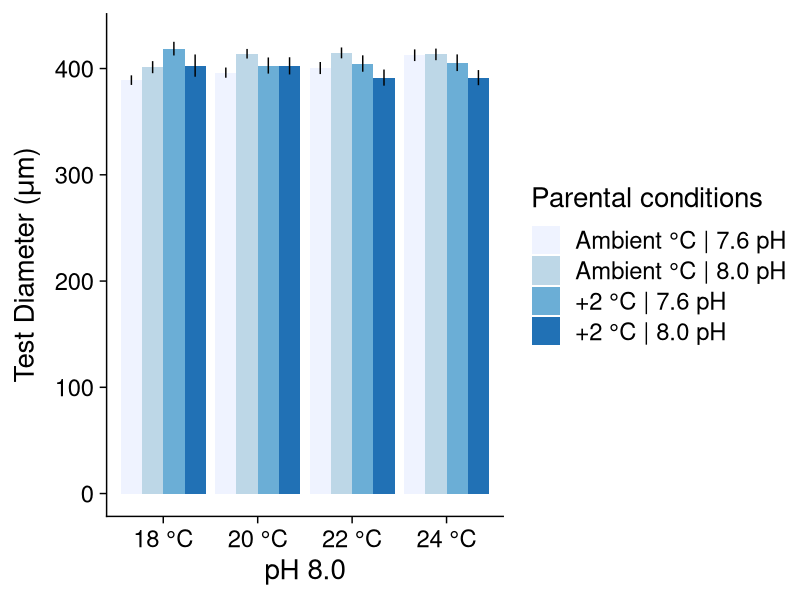

This figure's R source: (Note: this script raises an error after producing the figure.)
# Script written by Januar Harianto

# Load main packages -----
library(tidyverse)

# Load data -----
dt <- readxl::read_excel("input/ch_larval/larval_growth_2015.xlsx") %>%
  mutate(parent_temp = factor(parent_temp)) %>%
  mutate(parent_ph = factor(parent_ph)) %>%
  print()

# Data wrangling -----

summdt <-
  dt %>%
  group_by(parent, parent_temp, parent_ph, f0_temp, f0_ph) %>%
  summarise(mean = mean(diameter_um),
            sd = sd(diameter_um),
            se = sd/sqrt(30)) %>%
  print()

## Filter out f0_ph

dta <-
  dt %>%
  filter(f0_ph == 8) %>%
  group_by(parent, parent_temp, parent_ph, f0_temp, f0_ph) %>%
  summarise(mean = mean(diameter_um),
            sd = sd(diameter_um),
            se = sd/sqrt(30)) %>%
  print()

dtb <-
  dt %>%
  filter(f0_ph == 7.6) %>%
  group_by(parent, parent_temp, parent_ph, f0_temp, f0_ph) %>%
  summarise(mean = mean(diameter_um),
            sd = sd(diameter_um),
            se = sd/sqrt(30)) %>%
  print()


## get summary

dta %>%
  group_by(f0_ph) %>%
  summarise(average = mean(mean))

dtb %>%
  group_by(f0_ph) %>%
  summarise(average = mean(mean))

# Data plotting -----

# ggplot(summdt, aes(factor(f0_temp), mean, fill = parent)) +
#   geom_bar(stat = "identity", width = 1, position = position_dodge(1)) +
#   geom_errorbar(aes(ymax = mean + se, ymin = mean - se),
#                 position = position_dodge(1), width = 0) +
#   facet_wrap(~ f0_ph, strip.position = "bottom") +
#   theme(panel.spacing = unit(1, "lines"),
#         strip.background = element_blank(),
#         strip.placement = "outside") +
#   cowplot::theme_cowplot() +
#   scale_fill_brewer() +
#   geom_blank()

p1 <- ggplot(dta, aes(f0_temp, mean, fill = parent)) +
  geom_bar(stat = "identity", position = "dodge") +
  geom_errorbar(aes(ymax = mean + se, ymin = mean - se),
                position = position_dodge(.9), width = 0) +
  ylim(0, 430) +
  cowplot::theme_cowplot(font_size = 20) +
  scale_fill_brewer(name = "Parental conditions",
    labels = c(
      "Ambient °C | 7.6 pH",
      "Ambient °C | 8.0 pH",
      "+2 °C | 7.6 pH",
      "+2 °C | 8.0 pH")) +
  xlab("pH 8.0") +
  ylab(expression("Test Diameter (" *mu*m * ")")) +
  # fix legend
  geom_blank()
p1

p2 <- ggplot(dtb, aes(f0_temp, mean, fill = parent)) +
  geom_bar(stat = "identity", position = "dodge") +
  geom_errorbar(aes(ymax = mean + se, ymin = mean - se),
                position = position_dodge(.9), width = 0) +
  ylim(0, 430) +
  cowplot::theme_cowplot(font_size = 20) +
  scale_fill_brewer() +
  theme(axis.title.y=element_blank(), 
    axis.text.y=element_blank(),
    axis.ticks.y=element_blank(),
    # axis.ticks.x=element_blank(),
    panel.grid = element_blank()) +
  xlab("pH 7.6") +
  geom_blank()

# Data analysis -----
library(car) # For ANOVA type II and III
library(lme4) # For mixed models

lm(diameter_um ~ parent_temp*parent_ph*f0_temp*f0_ph, dt) %>%
  Anova(type = 3, contrasts = list(topic=contr.sum, sys=contr.sum))

lm(diameter_um ~ parent_temp + parent_ph + f0_temp + f0_ph, dt) %>%
  Anova()


# Refine plots if necessary and save -----
legend <- cowplot::get_legend(p1 + theme(legend.direction = "horizontal",
  legend.justification = "center", legend.box.just = "bottom"))

cp <- 
  cowplot::plot_grid(
    p1 + theme(legend.position = "none"), 
    p2 + theme(legend.position = "none"),
    ncol = 2)

cpl <- cowplot::plot_grid(cp, legend, ncol = 1, rel_heights = c(1, .05))

cowplot::save_plot(
  "figs/ch_larval/larvalgrowth.png", cpl,
  base_height = 12, base_width = 12
)
